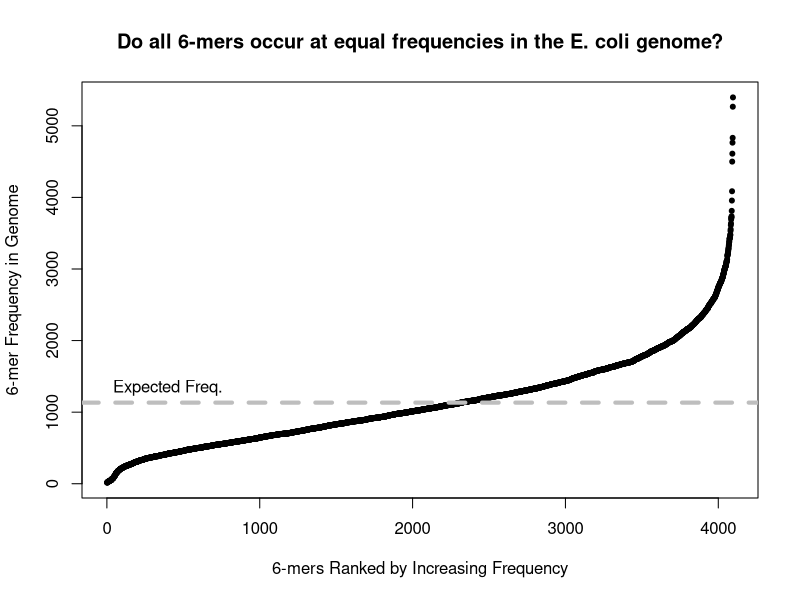

Write R code to recreate this figure.
setwd("~/Desktop/most-kmers")
data = read.csv("ranked.csv", header = TRUE)
plot(data[,2], main = 'Do all 6-mers occur at equal frequencies in the E. coli genome?',
     ylab = "6-mer Frequency in Genome", xlab = "6-mers Ranked by Increasing Frequency",
     pch = 20)

ideal = 4641647/4096
abline(h = ideal, col = 'gray', lty = 'dashed', lwd = '4')
text(400, ideal, 'Expected Freq.', pos = 3, cex = 1)